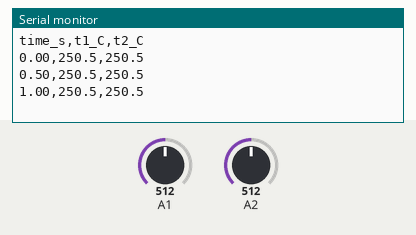
Simulated run of this sketch. Board: Arduino Mega 2560, built with avr-gcc and run on an emulated ATmega2560. Parts: the last lines printed to the serial monitor. The test bench sets the inputs (shaded band); at power-on: A1 = 512, A2 = 512.

Above: at 1.2 s.
1.3 s: A1 set to 716
At 1.9 s:
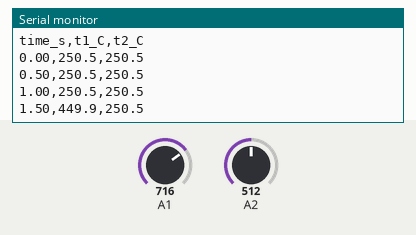
2.8 s: A2 set to 716
At 2.81 s:
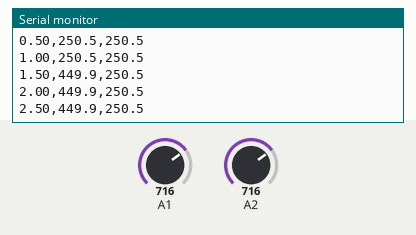
4.3 s: A1 set to 900
At 4.31 s:
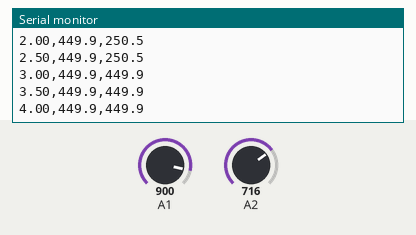
5.8 s: A2 set to 900
At 5.81 s:
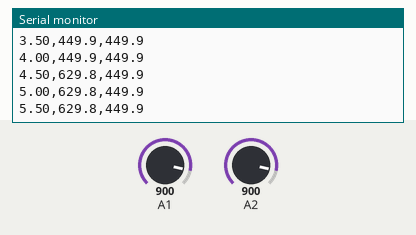
Timing chart, 0 to 8.3 s (numbered marks = the images above; inputs shaded):
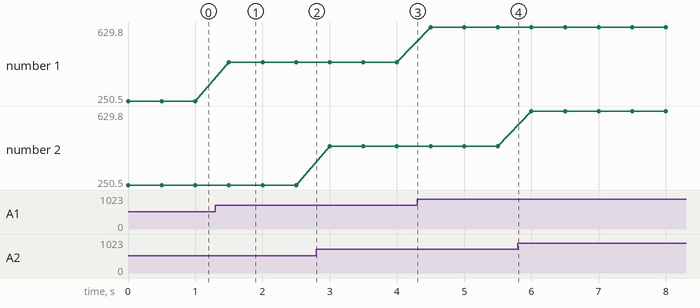

Measured:
- after the input at 1.3 s, the serial monitor: prints a new line after 0.20 s (image 1)
- plotted number 1: 250.5 → 449.9 after the input at 1.3 s, 449.9 → 629.8 after the input at 4.3 s

The sketch:

01-thermocouple_logger.ino
```cpp
// Two Adafruit AD8495 type K amplifiers on A1 and A2.
// AD8495 output: Vout = 1.25 V + 5 mV/°C  ->  T = (Vout - 1.25) / 0.005
// Prints CSV over serial at 115200: time_s,t1_C,t2_C

const float VREF = 5.0;          // Mega analog reference (default 5 V)
const int SAMPLES = 32;          // readings averaged per channel to cut noise
const unsigned long PERIOD_MS = 500;

float readTempC(int pin) {
  long sum = 0;
  for (int i = 0; i < SAMPLES; i++) sum += analogRead(pin);
  float volts = (sum / (float)SAMPLES) * VREF / 1023.0;
  return (volts - 1.25) / 0.005;
}

void setup() {
  Serial.begin(115200);
  Serial.println("time_s,t1_C,t2_C");
}

void loop() {
  static unsigned long next = 0;
  if (millis() < next) return;
  next += PERIOD_MS;

  Serial.print(millis() / 1000.0, 2);
  Serial.print(',');
  Serial.print(readTempC(A1), 1);
  Serial.print(',');
  Serial.println(readTempC(A2), 1);
}
```
